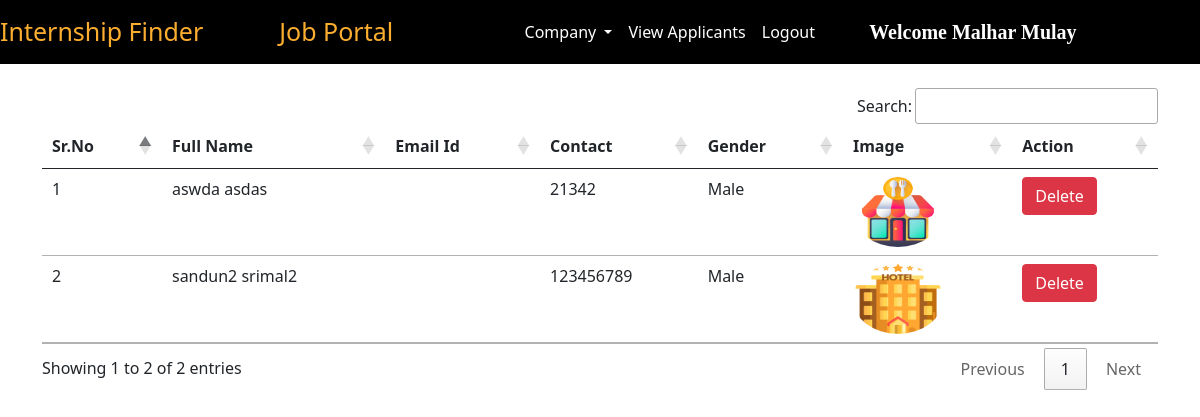
The app's page /view_applicants/ (signed in), older data.
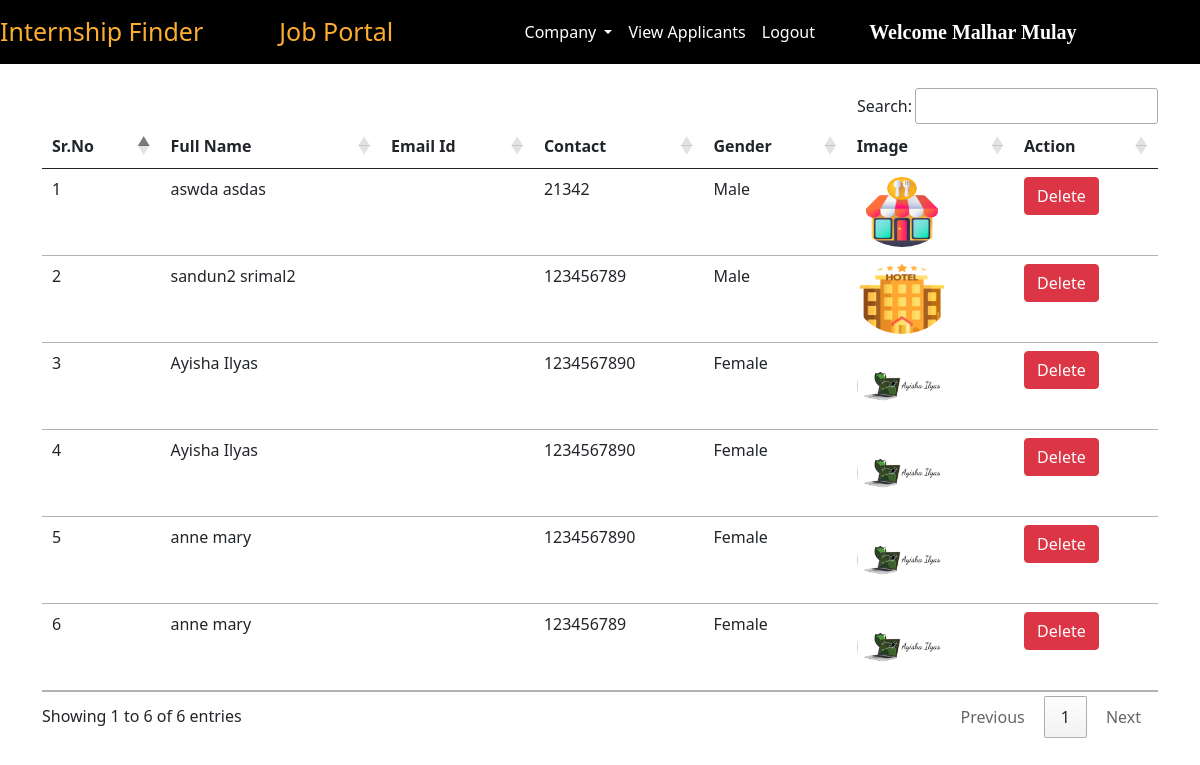
The same page, newer data.
### intern/models.py (models this page shows, shortened)
class Applicant(models.Model):
    user = models.ForeignKey(User, on_delete=models.CASCADE)
    phone = models.CharField(max_length=10)
    image = models.ImageField(upload_to="")
    gender = models.CharField(max_length=10)
    type = models.CharField(max_length=15)

### intern/views.py (the view)
# urls.py: path("view_applicants/", views.view_applicants, name="view_applicants"),
def view_applicants(request):
    if not request.user.is_authenticated:
        return redirect("/admin_login")
    applicants = Applicant.objects.all()
    return render(request, "view_applicants.html", {'applicants':applicants})

### intern/templates/view_applicants.html (shortened to what this page needs)
{% extends 'admin_navbar.html' %}
{% block view_applicants %} active {% endblock %}
{% block body %}
<div class="container mt-4">
<table class="table table-hover" id="example">
    <thead>
        <tr>
            <th>Sr.No</th>
            <th>Full Name</th>
            <th>Email Id</th>
            <th>Contact</th>
            <th>Gender</th>
            <th>Image</th>
            <th>Action</th>
        </tr>
    </thead>
    <tbody>
        {% for applicant in applicants %}
        <tr>
            <td>{{forloop.counter}}</td>
            <td>{{applicant.user.get_full_name}}</td>
            <td>{{applicant.user.email}}</td>
            <td>{{applicant.phone}}</td>
            <td>{{applicant.gender}}</td>
            <td><img src="{{applicant.image.url}}" class="rounded-circle" width="90px" height="70px"></td>
            <td><a href="/delete_user/{{applicant.user.id}}/" class="btn btn-danger" onclick="return confirm('Are you sure you want to delete this applicant?')">Delete</a></td>
        </tr>
        {% endfor %}
    </tbody>
</table>
</div>
{% endblock %}

Row changes from the older to the newer data that the page shows:
added Applicant: user.get_full_name "Ayisha Ilyas", phone "1234567890", gender "Female", image (picture)
added Applicant: user.get_full_name "Ayisha Ilyas", phone "1234567890", gender "Female", image (picture)
added Applicant: user.get_full_name "anne mary", phone "1234567890", gender "Female", image (picture)
added Applicant: user.get_full_name "anne mary", phone "123456789", gender "Female", image (picture)
Text that changed along with them:
text written by a page script: "Search: Showing 1 to 2 of 2 entries Previous 1 Next" → "Search: Showing 1 to 6 of 6 entries Previous 1 Next"
